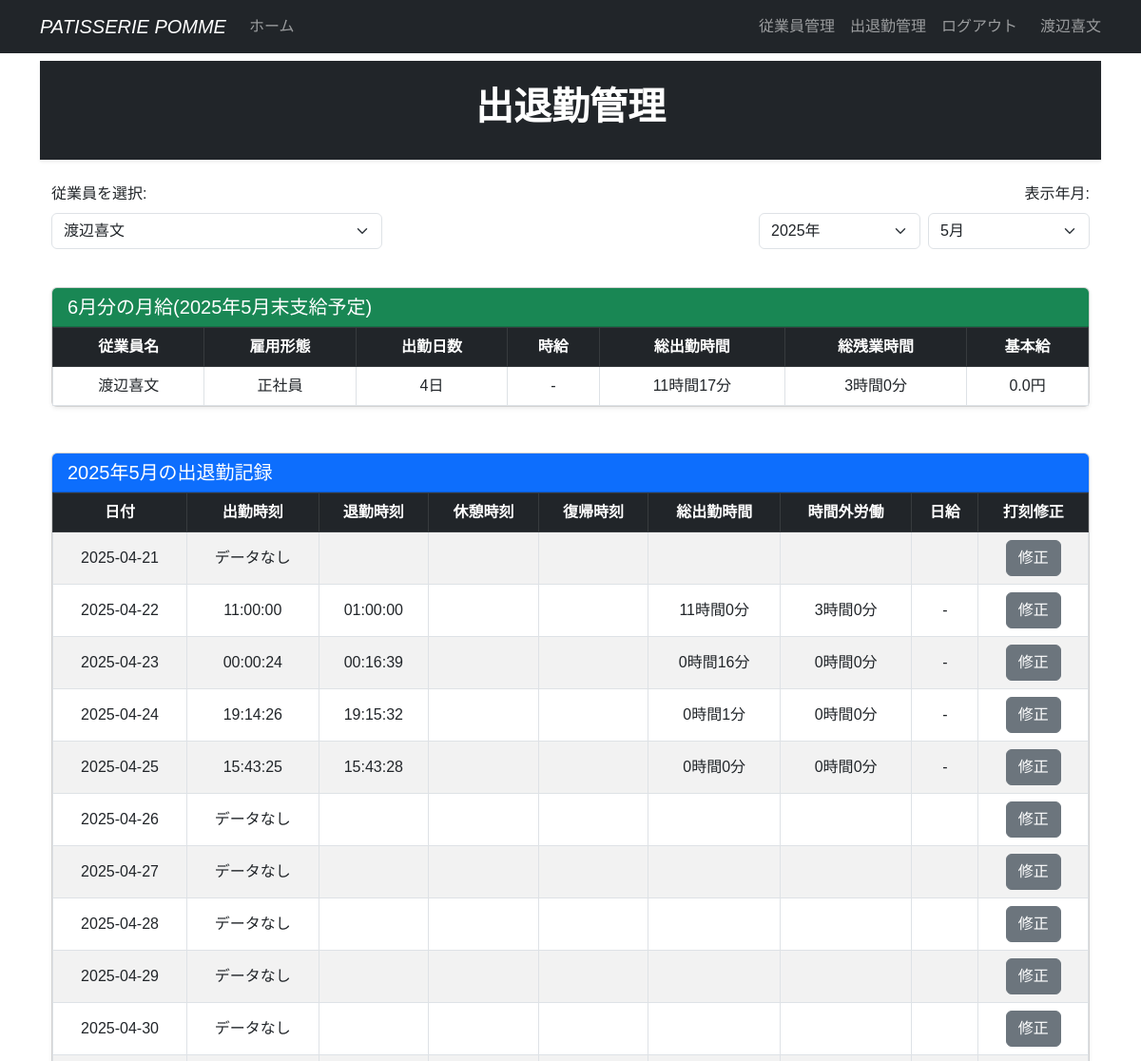
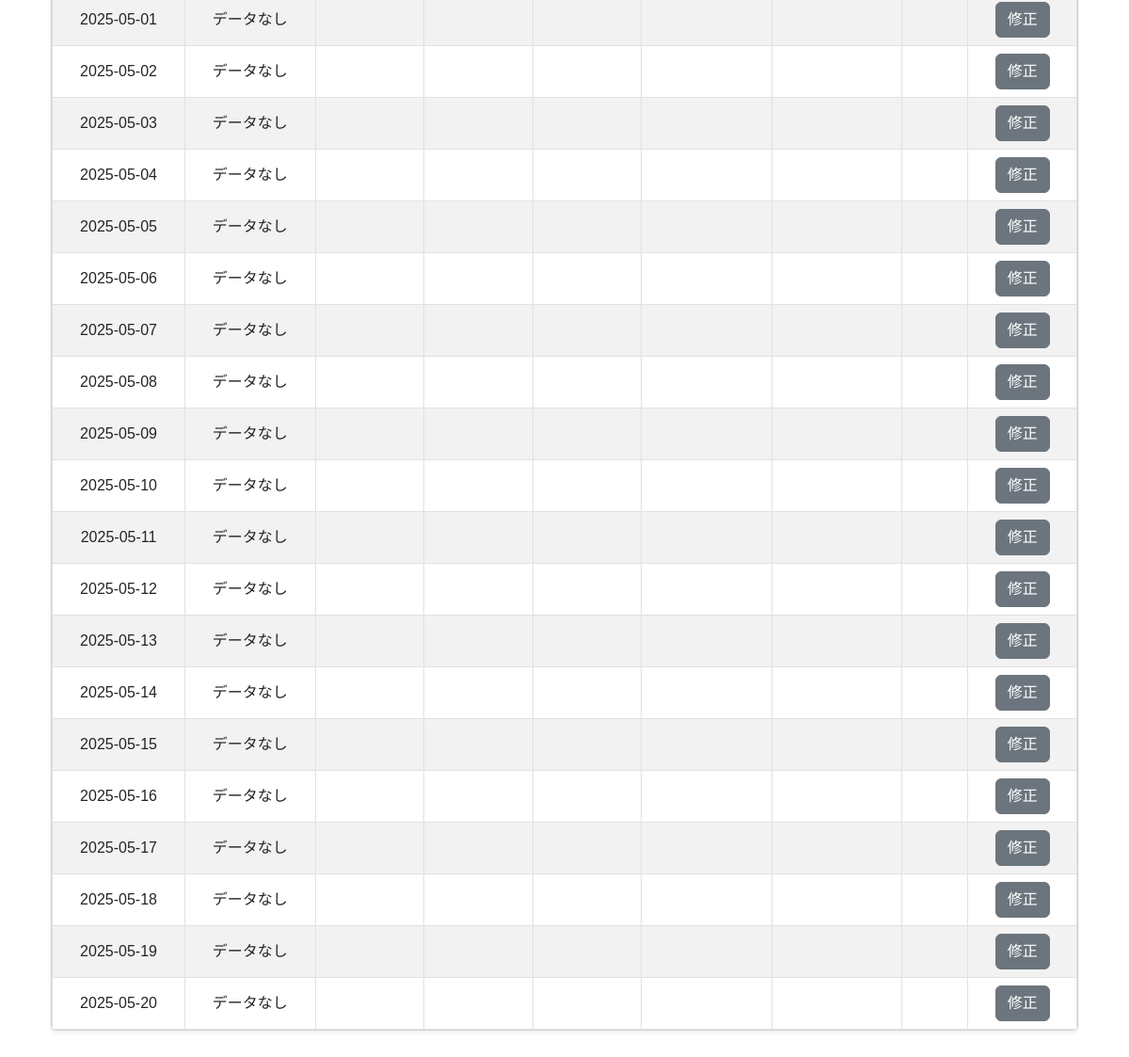
Page /work_timepage (signed in) on the committed database (2 pictures, top to bottom).
### time_project/models.py (models this page shows, shortened)
class User(db.Model, UserMixin):
    __tablename__ = 'users'
    id = db.Column(db.Integer, primary_key=True)
    username = db.Column(db.String(64))
    users_id = db.Column(db.String(64),unique=True, nullable=False)
    employment_type = db.Column(db.String(10), nullable=False,default='parttime')
    hourly_wage = db.Column(db.Integer,nullable=True)
    fixed_wage = db.Column(db.Integer,nullable=True)
    password_hash = db.Column(db.String(128))
    administrator = db.Column(db.String(1))
    Timepage_records = db.relationship('Timepage',backref ='user',lazy='dynamic',cascade='all, delete-orphan')
    @property
    def password(self):
        raise ArithmeticError('password is not a readable attribute')
    @property
    def employment_display(self):
        if self.employment_type == "fulltime":
            return "正社員"
        elif self.employment_type == "parttime":
            return "アルバイト・パート"
        else:
            return "未設定"

class Timepage(db.Model):
    __tablename__ = 'timepages'
    id = db.Column(db.Integer, primary_key=True)
    user_id = db.Column(db.Integer, db.ForeignKey('users.id'), nullable=False)
    date = db.Column(db.Date,nullable=False)
    check_in= db.Column(db.Time,nullable=True)
    check_out = db.Column(db.Time,nullable=True)
    rest_in = db.Column(db.Time,nullable=True)
    rest_out = db.Column(db.Time,nullable=True)
    correct = db.Column(db.Boolean, default=False)
    status = db.Column(db.String(20), default="none")

### time_project/main/views.py (the view)
@main.route('/work_timepage')
@login_required
def work_timepage():
    def get_salary_period(year, month):
        if month == 1:
            start = date(year - 1, 12, 21)
            end = date(year, 1, 20)
        else:
            start = date(year, month - 1, 21)
            end = date(year, month, 20)
        return start, end
    users = User.query.all()
    today = datetime.today().date()
    if today.day >= 21:
        if today.month == 12:
            default_year = today.year + 1
            default_month = 1
        else:
            default_year = today.year
            default_month = today.month + 1
    else:
        default_year = today.year
        default_month = today.month
    select_user_id = request.args.get('user_id', type=int, default=1)
    select_user = User.query.get_or_404(select_user_id)
    select_username = request.args.get('username')
    select_year = request.args.get('year', default_year, type=int)
    select_month = request.args.get('month', default_month, type=int)
    if select_month == 12:
        next_month = 1
    else:
        next_month = select_month + 1
    period_start, period_end = get_salary_period(select_year, select_month)
    days_in_period = (period_end - period_start).days + 1
    daily_records = {}
    summary = {
        'working_days': 0,
        'total_minutes': 0,
        'overtime_minutes': 0,
        'dayly_salary': 0,
        'basic_salary': 0,
        'employment_type': select_user.employment_type,
        'hourly_wage': select_user.hourly_wage,
        'fixed_wage': select_user.fixed_wage,
    }
    records_raw = Timepage.query.filter(
        Timepage.user_id == select_user_id,
        Timepage.date >= period_start,
        Timepage.date <= period_end
    ).all()
    for r in records_raw:
        check_in = r.check_in
        check_out = r.check_out
        rest_in = r.rest_in
        rest_out = r.rest_out
        regular_minutes = 0
        overtime_minutes = 0
        if check_in and check_out:
            in_minutes = check_in.hour * 60 + check_in.minute
            out_minutes = check_out.hour * 60 + check_out.minute
            if out_minutes < in_minutes:
                out_minutes += 24 * 60
            work_minutes = out_minutes - in_minutes
            rest_minutes = 0
            if rest_in and rest_out:
                rest_in_minutes = rest_in.hour * 60 + rest_in.minute
                rest_out_minutes = rest_out.hour * 60 + rest_out.minute
                if rest_out_minutes < rest_in_minutes:
                    rest_out_minutes += 24 * 60
                rest_minutes = rest_out_minutes - rest_in_minutes
            net_minutes = work_minutes - rest_minutes
            normal_limit_minutes = 22 * 60
            if out_minutes < normal_limit_minutes:
                regular_minutes = net_minutes
                overtime_minutes = 0
            else:
                regular_minutes = max(normal_limit_minutes - in_minutes - rest_minutes, 0)
                overtime_minutes = max(out_minutes - normal_limit_minutes, 0)
            total_work_minutes = regular_minutes + (overtime_minutes *1.5)
            if summary['employment_type'] == "parttime":
                adjusted_minutes = (total_work_minutes // 15) * 15
                daily_salary = (adjusted_minutes / 60) * summary['hourly_wage']
                summary['basic_salary'] += daily_salary  # ここで毎日積み上げ
            elif summary['employment_type'] == "fulltime":
                daily_salary = 0  # 正社員は今は仮対応
            daily_records[r.date] = {
                'record': r,
                'regular_minutes': regular_minutes,
                'overtime_minutes': overtime_minutes,
                'daily_salary': daily_salary
            }
            summary['working_days'] += 1
            summary['total_minutes'] += regular_minutes
            summary['overtime_minutes'] += overtime_minutes
    return render_template('work_timepage.html',
                           users = users,
                           select_username = select_username,
                           select_user = select_user,
                           select_year = select_year,
                           select_month = select_month,
                           next_month = next_month,
                           period_start=period_start,
                           period_end=period_end,
                           days_in_period = days_in_period,
                           current_year = today.year,
                           daily_records = daily_records,
                           summary = summary,
                           timedelta=timedelta)

### time_project/__init__.py (called while the page is built)
@event.listens_for(Engine,"connect")
def set_sqlite_pragma(dbapi_connection, connection_record):
    cursor = dbapi_connection.cursor()
    cursor.execute("PRAGMA foreign_keys=ON")
    cursor.close()

### time_project/models.py (called while the page is built)
@login_manager.user_loader
def load_user(user_id):
    return User.query.get(user_id)

### time_project/templates/work_timepage.html (shortened to what this page needs)
{% extends "base.html" %}
{% block content %}
  <header class="bg-dark py-4 mb-4 shadow-sm text-white">
    <div class="container text-center">
        <h1 class="fw-bold">出退勤管理</h1>
    </div>
</header>
  <div class="container mb-4">
    <div class="row justify-content-between">
      <div class="col-md-4 mb-3">
        <label class="form-label">従業員を選択:</label>
        <select id = "user-select" name ="user_id " class="form-select" onchange="this.form.submit()">
          {% for user in users%}
          <option value="{{user.id}}"{% if user.id == select_user.id %}selected{% endif %}>{{ user.username }}</option>
          {% endfor %}
        </select>
      </div>
      <div class="col-md-4 mb-3 text-end">
        <label class="form-label">表示年月:</label>
        <div class="d-flex justify-content-end">
          <select id="year-select" class="form-select me-2 w-50">
            {% for y in range(current_year - 1, current_year + 6) %}
              <option value="{{ y }}" {% if y == select_year %}selected{% endif %}>{{ y }}年</option>
            {% endfor %}
          </select>
          <select  id="month-select" class="form-select w-50">
            {% for m in range(1, 13) %}
              <option value="{{ m }}" {% if m == select_month %}selected{% endif %}>{{ m }}月</option>
            {% endfor %}
          </select>
        </div>
      </div>
    </div>
  </div>
  <div class="container mb-5">
    <div class="card shadow-sm">
      <div class="card-header bg-success text-white">
        <h5 class="mb-0">{{ next_month  }}月分の月給({{ select_year}}年{{ select_month }}月末支給予定)</h5>
      </div>
      <div class="table-responsive">
        <table class="table table-bordered text-center align-middle mb-0">
          <thead class="table-dark">
            <tr>
              <th>従業員名</th>
              <th>雇用形態</th>
              <th>出勤日数</th>
              <th>時給</th>
              <th>総出勤時間</th>
              <th>総残業時間</th>
              <th>基本給</th>
            </tr>
          </thead>
          <tbody>
             <tr>
                <td>{{ select_user.username }}</td>
                <td>{{ select_user.employment_display}}</td>
                <td>{{ summary.working_days }}日</td>
                <td>
                  {% if select_user.employment_type == "parttime" %}
                    {{ summary.hourly_wage }}円
                  {% else %}
                    -
                  {% endif %}
                </td>
                <td>{{ summary.total_minutes // 60 }}時間{{ summary.total_minutes % 60 }}分</td>
                <td>{{ summary.overtime_minutes // 60 }}時間{{ summary.overtime_minutes % 60 }}分</td>
                <td>{{ "{:,}".format(summary.basic_salary | round(0, 'floor')) }}円</td>
             </tr>
          </tbody>
        </table>
      </div>
    </div>
  </div>
  <div class="container mb-5">
    <div class="card shadow-sm">
      <div class="card-header bg-primary text-white">
        <h5 class="mb-0">{{ select_year }}年{{ select_month }}月の出退勤記録</h5>
      </div>
      <div class="table-responsive">
        <table class="table table-striped table-bordered text-center align-middle mb-0">
          <thead class="table-dark">
            <tr>
              <th>日付</th>
              <th>出勤時刻</th>
              <th>退勤時刻</th>
              <th>休憩時刻</th>
              <th>復帰時刻</th>
              <th>総出勤時間</th>
              <th>時間外労働</th>
              <th>日給</th>
              <th>打刻修正</th>
            </tr>
          </thead>
          <tbody>
            {% for i in range(days_in_period) %}
            {% set current_date = period_start + timedelta(days=i) %}
            {% set data = daily_records.get(current_date) %}
              <tr>
                <td>{{ current_date.strftime('%Y-%m-%d') }}</td>
                {% if data %}
                  <td>{{ data.record.check_in or '' }}</td>
                  <td>{{ data.record.check_out or '' }}</td>
                  <td>{{ data.record.rest_in or '' }}</td>
                  <td>{{ data.record.rest_out or '' }}</td>
                  <td>{{ data.regular_minutes // 60 }}時間{{ data.regular_minutes % 60 }}分</td>
                  <td>{{ data.overtime_minutes // 60 }}時間{{ data.overtime_minutes % 60 }}分</td>
                  <td>{% if select_user.employment_type == 'parttime' %}
                           {{ "{:,}".format(data.daily_salary|round(0, 'floor')) }}円
                       {% else %}
                            -
                       {% endif %}</td>
                {% else %}
                <td>データなし</td>
                <td></td><td></td><td></td><td></td><td></td><td></td>
                {% endif %}
                <td>
                  <a href="{{ url_for('main.time_correct',  user_id=select_user.id, year=current_date.year, month=current_date.month, day=current_date.day) }}" class="btn btn-secondary">修正</a>
                </td>
              </tr>
            {% endfor %}
          </tbody>
        </table>
      </div>
    </div>
  </div>
{% endblock %}

### time_project/templates/base.html (shortened to what this page needs)
<!DOCTYPE html>
<html lang="ja">
<head>
    <link href="https://cdn.jsdelivr.net/npm/bootstrap@5.3.0/dist/css/bootstrap.min.css" rel="stylesheet">
</head>
<body>
    <nav class="navbar navbar-expand-lg navbar-dark bg-dark fixed-top">
        <div class="container">
            <a class="navbar-brand fst-italic" href="{{url_for('main.index')}}">PATISSERIE POMME</a>
            <div class="collapse navbar-collapse" id="navbarNav">
                <ul class="navbar-nav me-auto">
                    <li class="nav-item">
                        <a class="nav-link" href="{{url_for('main.index')}}">ホーム</a>
                    </li>
                </ul>
                <ul class="navbar-nav">
                    {% if current_user.is_authenticated%}
                        <li class="nav-item">
                            <a class="nav-link" href="{{url_for('main.user_maintenance')}}">従業員管理</a>
                        </li>
                        <li class="nav-item">
                            <a class="nav-link" href="{{url_for('main.work_timepage')}}">出退勤管理</a>
                        </li>
                        <li class="nav-item">
                            <a class="nav-link" href="{{url_for('main.logout')}}">ログアウト</a>
                        </li>
                        <span class="navbar-text ms-3">
                            {{ current_user.username | truncate(10)}}
                        </span>
                    {% else %}
                        <li class="nav-item">
                            <a class="nav-link" href="{{url_for('main.login')}}">ログイン</a>
                        </li>
                    {% endif%}
                </ul>
            </div>
        </div>
    </nav>
         {% from "_formhelpers.html" import render_field %}
        <div class="container" style="padding-top: 4rem; padding-bottom: 4rem;">
          {% block content %}
          {% endblock %}
    </div>
</body>
</html>

### time_project/templates/base.html (style rules this page uses)
body { font-family: 'Noto Sans JP', sans-serif; }

### rows in the picture
User: username "渡辺喜文", employment_display "正社員"
Timepage: record "11:00:00", record "01:00:00"
Timepage: record "00:00:24", record "00:16:39"
Timepage: strftime "2025-04-24", record "19:14:26", record "19:15:32", correct "0", data.regular_minutes%60 "1", data.overtime_minutes%60 "0"
Timepage: strftime "2025-04-25", record "15:43:25", record "15:43:28", correct "0", data.regular_minutes%60 "0", data.overtime_minutes%60 "0"

### other values in the picture
{{ select_year }} "2025"
{{ select_month }} "5"
{{ summary.working_days }} "4"
{{ summary.total_minutes // 60 }} "11"
{{ summary.total_minutes % 60 }} "17"
{{ summary.overtime_minutes // 60 }} "3"
{{ summary.overtime_minutes % 60 }} "0"
{{ "{:,}".format(summary.basic_salary | round(0, 'floor')) }} "0.0"
{{ current_date.strftime('%Y-%m-%d') }} "2025-04-21" "2025-04-22" "2025-04-23" "2025-04-26" "2025-04-27" "2025-04-28" "2025-04-29" "2025-04-30" "2025-05-01" "2025-05-02" "2025-05-03" "2025-05-04" "2025-05-05" "2025-05-06" "2025-05-07" "2025-05-08" "2025-05-09" "2025-05-10" "2025-05-11" "2025-05-12" "2025-05-13" "2025-05-14" "2025-05-15" "2025-05-16" "2025-05-17" "2025-05-18" "2025-05-19" "2025-05-20"
{{ data.regular_minutes // 60 }} "11" "0"
{{ data.regular_minutes % 60 }} "0" "16"
{{ data.overtime_minutes // 60 }} "3" "0"
{{ data.overtime_minutes % 60 }} "0" "0"
form field value "渡辺喜文"
form field value "2025年"
